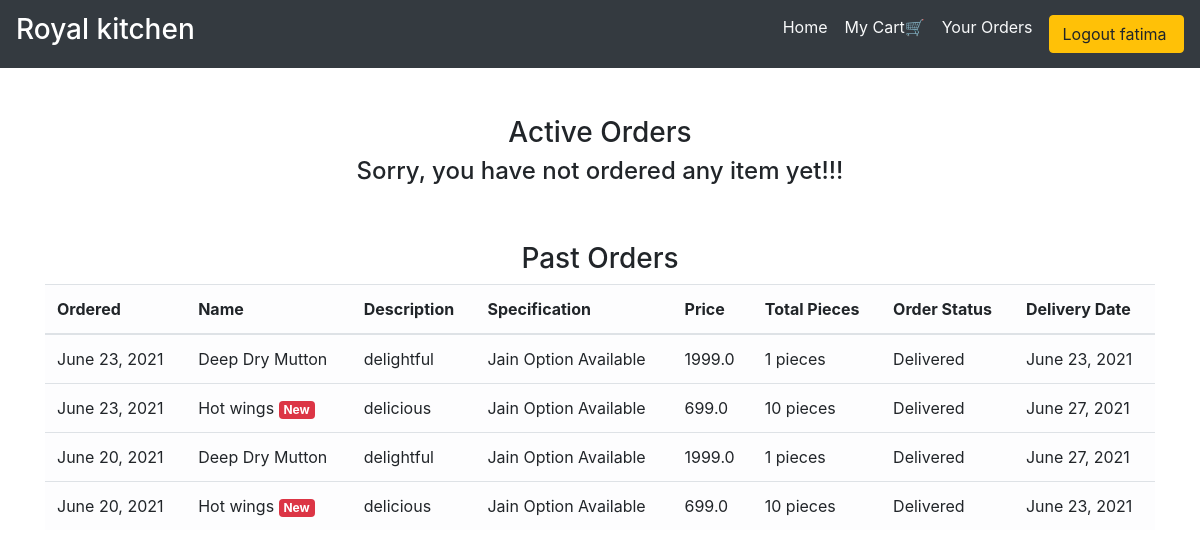
/order_details/ (signed in), run on the app's committed database.
### main/models.py (models this page shows, shortened)
class CartItems(models.Model):
    ORDER_STATUS = (
        ('Active', 'Active'),
        ('Delivered', 'Delivered')
    )
    user = models.ForeignKey(User, on_delete=models.CASCADE)
    item = models.ForeignKey(Item, on_delete=models.CASCADE)
    ordered = models.BooleanField(default=False)
    quantity = models.IntegerField(default=1)
    ordered_date = models.DateField(default=timezone.now)
    status = models.CharField(max_length=20, choices=ORDER_STATUS, default='Active')
    delivery_date = models.DateField(default=timezone.now)
    class Meta:
        verbose_name = 'Cart Item'
        verbose_name_plural = 'Cart Items'

class Item(models.Model):
    LABELS = (
        ('BestSeller', 'BestSeller'),
        ('New', 'New'),
        ('Spicy🔥', 'Spicy🔥'),
    )
    LABEL_COLOUR = (
        ('danger', 'danger'),
        ('success', 'success'),
        ('primary', 'primary'),
        ('info', 'info')
    )
    title = models.CharField(max_length=150)
    description = models.CharField(max_length=250,blank=True)
    price = models.FloatField()
    pieces = models.IntegerField(default=6)
    instructions = models.CharField(max_length=250,default="Jain Option Available")
    image = models.ImageField(default='default.png', upload_to='images/')
    labels = models.CharField(max_length=25, choices=LABELS, blank=True)
    label_colour = models.CharField(max_length=15, choices=LABEL_COLOUR, blank=True)
    slug = models.SlugField(default="sushi_name")
    created_by = models.ForeignKey(User, on_delete=models.CASCADE)

### main/views.py (the view)
# urls.py: path('order_details/', views.order_details, name='order_details'),
@login_required
def order_details(request):
    items = CartItems.objects.filter(user=request.user, ordered=True,status="Active").order_by('-ordered_date')
    cart_items = CartItems.objects.filter(user=request.user, ordered=True,status="Delivered").order_by('-ordered_date')
    bill = items.aggregate(Sum('item__price'))
    number = items.aggregate(Sum('quantity'))
    pieces = items.aggregate(Sum('item__pieces'))
    total = bill.get("item__price__sum")
    count = number.get("quantity__sum")
    total_pieces = pieces.get("item__pieces__sum")
    context = {
        'items':items,
        'cart_items':cart_items,
        'total': total,
        'count': count,
        'total_pieces': total_pieces
    }
    return render(request, 'main/order_details.html', context)

### main/templatetags/get_group.py (called while the page is built)
@register.filter(name='has_group')
def has_group(user, group_name):
    return user.groups.filter(name=group_name).exists()

### main/templates/main/order_details.html
{% extends "main/layout.html" %}
{% block content %}
<div class="cart">
    <div class="container">
        <div class="row">
            <div class="col-sm-12 mt-5">
                <h3 class="text-center">Active Orders</h3>
                {% if items %}
                <h4 class="text-center">Total Bill Amount: {{total}} for {{ count }} boxes.</h4>
                <h6 class="text-center">Please pay either via PayTM or Net Banking or at time of delivery!</h6>
                <div class="table-responsive">
                    <table class="table table-light">
                        <thead>
                        <tr>
                            <th scope="col">Ordered</th>
                            <th scope="col">Name</th>
                            <th scope="col">Description</th>
                            <th scope="col">Specification</th>
                            <th scope="col">Price</th>
                            <th scope="col">Total Pieces</th>
                            <th scope="col">Order Status</th>
                        </tr>
                        </thead>
                        <tbody>
                            {% for item_active in items %}
                        <tr>
                            <td>{{ item_active.ordered_date }}</td>
                            <td>{{ item_active.item.title }} <span class="badge badge-{{ item_active.item.label_colour }}">{{ item_active.item.labels }}</span></td>
                            <td>{{ item_active.item.description }}</td>
                            <td>{{ item_active.item.instructions }}</td>
                            <td>{{ item_active.item.price }}</td>
                            <td>{{ item_active.item.pieces }} pieces</td>
                            <td>{{ item_active.status }}</td>
                        </tr>
                            {% endfor %}
                        </tbody>
                    </table>
                </div>
                {% else %}
                <h4 class="text-center">Sorry, you have not ordered any item yet!!!</h4>
                {% endif %}
            </div>
        </div>
        <div class="row">
            <div class="col-sm-12 mt-5">
            <a title="Print Screen" alt="Print Screen" onclick="window.print();" target="_blank" style="cursor:pointer;" )PRINT BUTTON</a>
                <h3 class="text-center">Past Orders</h3>
                {% if cart_items %}
                <div class="table-responsive">
                    <table class="table table-light">
                        <thead>
                        <tr>
                            <th scope="col">Ordered</th>
                            <th scope="col">Name</th>
                            <th scope="col">Description</th>
                            <th scope="col">Specification</th>
                            <th scope="col">Price</th>
                            <th scope="col">Total Pieces</th>
                            <th scope="col">Order Status</th>
                            <th scope="col">Delivery Date</th>
                        </tr>
                        </thead>
                        <tbody>
                            {% for cart in cart_items %}
                        <tr>
                            <td>{{ cart.ordered_date }}</td>
                            <td>{{ cart.item.title }} <span class="badge badge-{{ cart.item.label_colour }}">{{ cart.item.labels }}</span></td>
                            <td>{{ cart.item.description }}</td>
                            <td>{{ cart.item.instructions }}</td>
                            <td>{{ cart.item.price }}</td>
                            <td>{{ cart.item.pieces }} pieces</td>
                            <td>{{ cart.status }}</td>
                            <td>{{ cart.delivery_date }}</td>
                        </tr>
                            {% endfor %}
                        </tbody>
                    </table>
                </div>
                {% else %}
                <h4 class="text-center">Sorry, you have not ordered any item yet!!!</h4>
                {% endif %}
            </div>
        </div>
    </div>
</div>
{% endblock content %}

### main/templates/main/layout.html (shortened to what this page needs)
{% load get_group %}
{% load static %}
<!DOCTYPE html>
<html lang="en">
<head>
    <link rel="stylesheet" href="https://maxcdn.bootstrapcdn.com/bootstrap/4.0.0/css/bootstrap.min.css">
    <link rel="stylesheet" type="text/css" href="{% static 'main/styles.css' %}">
</head>
<body>
    <nav class="navbar navbar-expand-lg navbar-dark bg-dark">
        <a class="navbar-brand" href="/"><h3>Royal kitchen</h3></a>
        <div class="collapse navbar-collapse" id="navbarNav">
            <ul class="navbar-nav ml-auto">
                    <li><a href="{% url 'main:home' %}" class="mr-2 text-light"> Home &nbsp </a></li>
                {% if user.is_authenticated %}
                    {% if request.user|has_group:"admin_owner" %}
                        <li><a href="{% url 'main:admin_dashboard' %}" class="mr-2 text-light"> DashBoard &nbsp </a></li>
                        <li>
                            <form class="logout-link" action="{% url 'accounts:logout' %}" method="post">
                                {% csrf_token %}
                                <button type="submit" class="btn btn-warning"> &nbsp Logout {{request.user}} &nbsp </button>
                            </form>
                        </li>
                    {% else %}
                        <li><a href="{% url 'main:cart' %}" class="mr-2 text-light">My Cart🛒 &nbsp </a></li>
                        <li><a href="{% url 'main:order_details' %}" class="mr-2 text-light">Your Orders &nbsp </a></li>
                        <li>
                            <form class="logout-link" action="{% url 'accounts:logout' %}" method="post">
                                <button type="submit" class="btn btn-warning">Logout {{request.user}}&nbsp </button>
                            </form>
                        </li>
                    {% endif %}
                {% else %}
                    <li><a href="{% url 'accounts:login' %}" class="mr-2 text-light">Login &nbsp</a></li>
                    <li><a href="{% url 'accounts:signup' %}" class="mr-2 text-light">SignUp &nbsp </a></li>
                {% endif %}
            </ul>
        </div>
    </nav>
    <main role="main">
        {% block content %}{% endblock %}
    </main>

### data on the page
CartItems: ordered_date "June 23, 2021", item "Deep Dry Mutton", item.description "delightful", item.instructions "Jain Option Available", item.price "1999.0", item.pieces "1", status "Delivered", delivery_date "June 23, 2021"
CartItems: ordered_date "June 23, 2021", item "Hot wings", item.labels "New", item.description "delicious", item.instructions "Jain Option Available", item.price "699.0", item.pieces "10", status "Delivered", delivery_date "June 27, 2021"
CartItems: ordered_date "June 20, 2021", item "Deep Dry Mutton", item.description "delightful", item.instructions "Jain Option Available", item.price "1999.0", item.pieces "1", status "Delivered", delivery_date "June 27, 2021"
CartItems: ordered_date "June 20, 2021", item "Hot wings", item.labels "New", item.description "delicious", item.instructions "Jain Option Available", item.price "699.0", item.pieces "10", status "Delivered", delivery_date "June 23, 2021"

### other printed values
{{ request.user }} "fatima"
